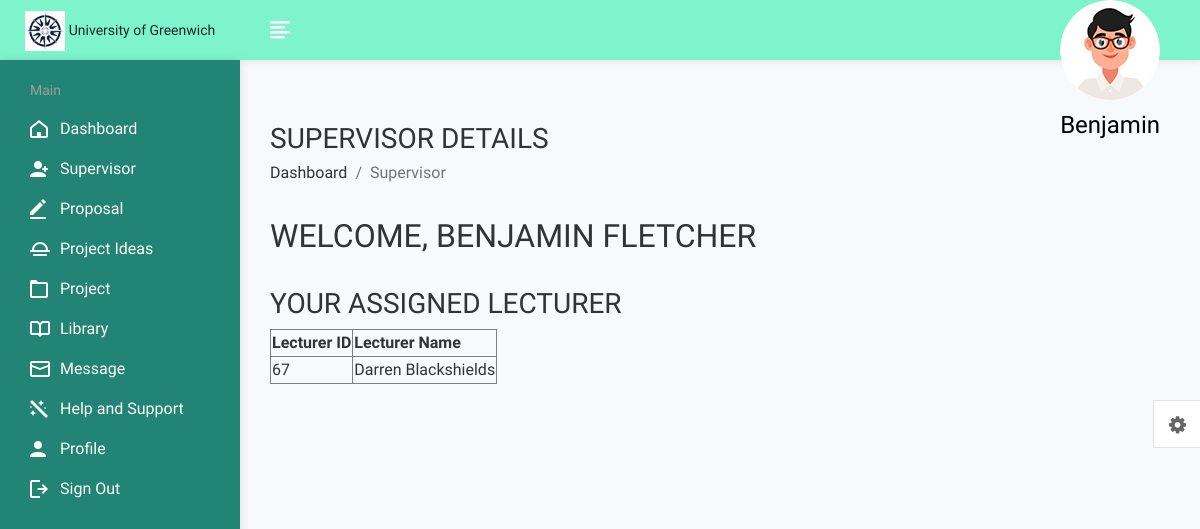
/student/supervisor.php (signed in), run on the app's committed database.
### tables this page shows
CREATE TABLE `student` (
  `sid` int(11) NOT NULL,
  `firstname` varchar(150) NOT NULL,
  `lastname` varchar(150) NOT NULL,
  `email` varchar(150) NOT NULL,
  `phoneno` int(15) NOT NULL,
  `address` varchar(150) NOT NULL,
  `faculty` varchar(150) NOT NULL,
  `department` varchar(150) NOT NULL,
  `lid` int(11) NOT NULL,
  `photo` varchar(255) DEFAULT NULL,
  `password` varchar(150) NOT NULL,
  `username` varchar(150) NOT NULL
);

CREATE TABLE `assign` (
  `id` int(11) NOT NULL,
  `sid` int(11) NOT NULL,
  `lid` int(11) NOT NULL,
  `lecturer_name` varchar(255) NOT NULL,
  `student_name` varchar(255) NOT NULL
);

### student/supervisor.php (the view, shortened to what this page needs)
<?php
require("config.php");
$query = "SELECT firstname, lastname FROM student WHERE sid = '{$_SESSION['sid']}'";
$result = mysqli_query($con, $query);
if ($result && mysqli_num_rows($result) > 0) {
    $row = mysqli_fetch_assoc($result);
    $lastName = $row['lastname'];
} else {
    exit('Error fetching student details');
}
$assignedLecturerQuery = "SELECT * FROM assign WHERE sid = '{$_SESSION['sid']}'";
$assignedLecturerResult = mysqli_query($con, $assignedLecturerQuery);
?>
<!DOCTYPE html>
<html lang="en">
<head>
    <link rel="stylesheet" href="assets/css/bootstrap.min.css">
    <link rel="stylesheet" href="assets/css/font-awesome.min.css">
    <link rel="stylesheet" href="assets/css/feathericon.min.css">
    <link rel="stylesheet" href="assets/css/style.css">
</head>
<body>
    <div class="main-wrapper">
        <?php include("header.php"); ?>
        <div class="page-wrapper">
            <div class="content container-fluid">
                <div class="page-header">
                    <div class="row">
                        <div class="col-sm-12">
                            <h3 class="page-title">Supervisor Details</h3>
                            <ul class="breadcrumb">
                                <li class="breadcrumb-item"><a href="dashboard.php">Dashboard</a></li>
                                <li class="breadcrumb-item active">Supervisor</li>
                            </ul>
                        </div>
                    </div>
                </div>
            <h2>Welcome, <?php echo $firstName . ' ' . $lastName; ?></h2>
            <?php if ($assignedLecturerResult && mysqli_num_rows($assignedLecturerResult) > 0): ?>
                <h3>Your Assigned Lecturer</h3>
                <table border="1">
                    <thead>
                        <tr>
                            <th>Lecturer ID</th>
                            <th>Lecturer Name</th>
                        </tr>
                    </thead>
                    <tbody>
                        <?php while ($assignedLecturerRow = mysqli_fetch_assoc($assignedLecturerResult)): ?>
                            <tr>
                                <td><?php echo $assignedLecturerRow['lid']; ?></td>
                                <td><?php echo $assignedLecturerRow['lecturer_name']; ?></td>
                            </tr>
                        <?php endwhile; ?>
                    </tbody>
                </table>
            <?php else: ?>
                <p>No assigned lecturer found.</p>
            <?php endif; ?>
        </div>
    </div>
</body>
</html>

### student/header.php (shortened to what this page needs)
<?php
require("config.php");
$query = "SELECT firstname FROM student WHERE sid = '{$_SESSION['sid']}'";
$result = mysqli_query($con, $query);
if ($result && mysqli_num_rows($result) > 0) {
    $row = mysqli_fetch_assoc($result);
    $firstName = $row['firstname'];
} else {
    $firstName = 'Unknown';
}
?>
<div class="header">
    <div class="header-left">
        <a href="dashboard.php" class="logo">
            <img src="assets/img/logo.jpg" alt="Logo" width="30" height="50">
            <span style="font-size: 14px;">University of Greenwich</span>
        </a>
    </div>
    <a href="javascript:void(0);" id="toggle_btn">
        <i class="fe fe-text-align-left"></i>
    </a>
    <ul class="nav sid-menu">
        <li class="nav-item dropdown app-dropdown">
            <a href="#" class="dropdown-toggle nav-link" data-toggle="dropdown">
                <span class="sid-img"><img class="rounded-circle" src="assets/img/profiles/avatar-01.png" alt="Ryan Taylor"></span>
                <h4 style="color:black;margin-top:13px;text-transform:capitalize;"><?php echo $firstName; ?></h4>
            </a>
        </li>
    </ul>
</div>
            </div>
            <div class="sidebar" id="sidebar">
                <div class="sidebar-inner slimscroll">
					<div id="sidebar-menu" class="sidebar-menu">
						<ul>
							<li class="menu-title">
								<span>Main</span>
							</li>
							<li>
							<a href="dashboard.php"><i class="fe fe-home"></i> <span>Dashboard</span></a>
                            <a href="supervisor.php"><i class="fe fe-sid-plus"></i> <span>Supervisor</span></a>
                            <a href="proposal.php"><i class="fe fe-edit"></i> <span>Proposal</span></a>
<a href="idea.php"><i class="fe fe-sunrise"></i> <span>Project Ideas</span></a>
<a href="project.php"><i class="fe fe-folder"></i> <span>Project</span></a>
<a href="library.php"><i class="fe fe-book"></i> <span>Library</span></a>
<a href="message.php"><i class="fe fe-mail"></i> <span>Message</span></a>
<a href="help.php"><i class="fe fe-magic"></i> <span>Help and Support</span></a>
<a href="profile.php"><i class="fe fe-sid"></i> <span>Profile</span></a>
<a href="logout.php"><i class="fe fe-logout"></i> <span>Sign Out</span></a>
							</li>
						</ul>
					</div>
                </div>
            </div>

### student/header.php (style rules this page uses)
.nav.sid-menu { display: flex; flex-direction: row-reverse; align-items: center; margin-right: 15px; height: 50px; }
.nav.sid-menu li { order: -1; margin-left: 10px; }
.nav.sid-menu h4 { color: white; margin-right: 10px; text-transform: capitalize; line-height: 1; }

### data on the page
student: firstname "Benjamin", firstname "BENJAMIN", lastname "FLETCHER"
assign: lid "67", lecturer_name "Darren Blackshields"
